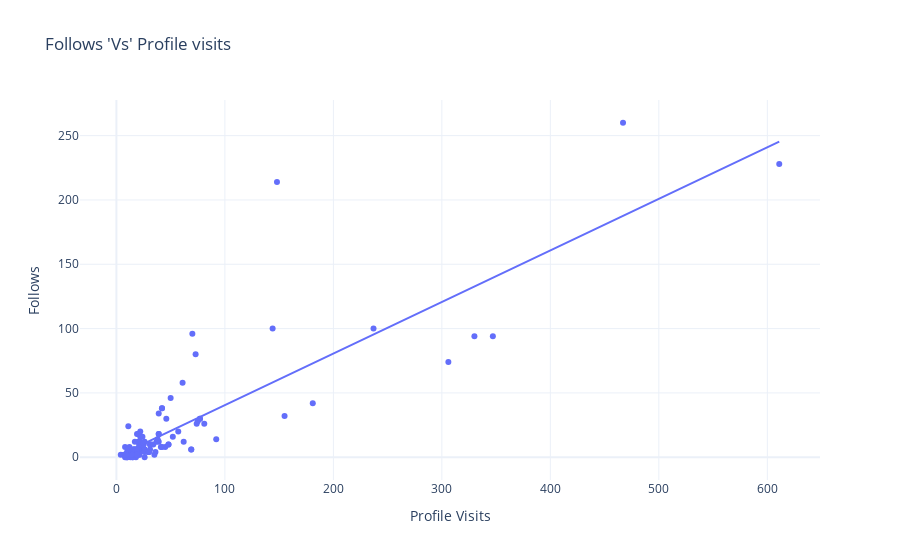

The code cell stored with this chart in its notebook:
### Markdown cell above
Q.9: Have a look at the relationship between the number of profile visits and follows as shown below

### Code cell
fig = px.scatter(data,x='Profile Visits',y='Follows',trendline="ols",title = "Follows 'Vs' Profile visits")
fig.show()

### Figure 1 — Plotly figure (JSON) as saved in the notebook; plotly's stock layout.template omitted (floating-point values rounded to 4 significant figures)
{"data": [{"hovertemplate": "Profile Visits=%{x}<br>Follows=%{y}<extra></extra>", "legendgroup": "", "marker": {"color": "#636efa", "symbol": "circle"}, "mode": "markers", "name": "", "orientation": "v", "showlegend": false, "type": "scatter", "x": [35, 48, 62, 23, 8, 9, 26, 12, 36, 31, 29, 15, 8, 20, 181, 17, 16, 21, 77, 10, 9, 11, 144, 14, 10, 19, 69, 11, 19, 9, 57, 13, 11, 24, 81, 4, 7, 14, 18, 8, 330, 21, 19, 32, 19, 21, 14, 30, 39, 42, 31, 20, 12, 22, 306, 13, 26, 16, 15, 15, 39, 21, 8, 45, 50, 37, 25, 347, 26, 48, 16, 26, 17, 52, 22, 41, 155, 12, 22, 20, 23, 25, 17, 16, 21, 77, 10, 14, 30, 39, 42, 31, 14, 10, 19, 69, 11, 19, 9, 38, 42, 92, 75, 21, 26, 39, 74, 467, 24, 70, 22, 46, 61, 237, 73, 20, 34, 148, 611], "xaxis": "x", "y": [2, 10, 12, 8, 0, 2, 0, 6, 4, 6, 4, 0, 2, 4, 42, 6, 2, 2, 30, 0, 0, 24, 100, 2, 4, 6, 6, 6, 2, 2, 20, 2, 4, 8, 26, 2, 2, 4, 0, 2, 94, 8, 18, 10, 4, 4, 4, 4, 18, 38, 10, 12, 4, 4, 74, 0, 6, 6, 0, 6, 12, 10, 8, 8, 46, 12, 10, 94, 6, 10, 6, 4, 12, 16, 12, 8, 32, 8, 16, 6, 10, 10, 6, 2, 2, 30, 0, 4, 4, 18, 38, 10, 2, 4, 6, 6, 6, 2, 2, 14, 8, 14, 28, 18, 12, 34, 26, 260, 16, 96, 20, 30, 58, 100, 80, 18, 10, 214, 228], "yaxis": "y"}, {"hovertemplate": "<b>OLS trendline</b><br>Follows = 0.400884 * Profile Visits + 0.46283<br>R<sup>2</sup>=0.727868<br><br>Profile Visits=%{x}<br>Follows=%{y} <b>(trend)</b><extra></extra>", "legendgroup": "", "marker": {"color": "#636efa", "symbol": "circle"}, "mode": "lines", "name": "", "showlegend": false, "type": "scatter", "x": [4, 7, 8, 8, 8, 8, 9, 9, 9, 9, 10, 10, 10, 10, 11, 11, 11, 11, 12, 12, 12, 13, 13, 14, 14, 14, 14, 14, 15, 15, 15, 16, 16, 16, 16, 17, 17, 17, 18, 19, 19, 19, 19, 19, 19, 20, 20, 20, 20, 21, 21, 21, 21, 21, 21, 22, 22, 22, 22, 23, 23, 24, 24, 25, 25, 26, 26, 26, 26, 26, 29, 30, 30, 31, 31, 31, 32, 34, 35, 36, 37, 38, 39, 39, 39, 39, 41, 42, 42, 42, 45, 46, 48, 48, 50, 52, 57, 61, 62, 69, 69, 70, 73, 74, 75, 77, 77, 81, 92, 144, 148, 155, 181, 237, 306, 330, 347, 467, 611], "xaxis": "x", "y": [2.066, 3.269, 3.67, 3.67, 3.67, 3.67, 4.071, 4.071, 4.071, 4.071, 4.472, 4.472, 4.472, 4.472, 4.873, 4.873, 4.873, 4.873, 5.273, 5.273, 5.273, 5.674, 5.674, 6.075, 6.075, 6.075, 6.075, 6.075, 6.476, 6.476, 6.476, 6.877, 6.877, 6.877, 6.877, 7.278, 7.278, 7.278, 7.679, 8.08, 8.08, 8.08, 8.08, 8.08, 8.08, 8.481, 8.481, 8.481, 8.481, 8.881, 8.881, 8.881, 8.881, 8.881, 8.881, 9.282, 9.282, 9.282, 9.282, 9.683, 9.683, 10.08, 10.08, 10.48, 10.48, 10.89, 10.89, 10.89, 10.89, 10.89, 12.09, 12.49, 12.49, 12.89, 12.89, 12.89, 13.29, 14.09, 14.49, 14.89, 15.3, 15.7, 16.1, 16.1, 16.1, 16.1, 16.9, 17.3, 17.3, 17.3, 18.5, 18.9, 19.71, 19.71, 20.51, 21.31, 23.31, 24.92, 25.32, 28.12, 28.12, 28.52, 29.73, 30.13, 30.53, 31.33, 31.33, 32.93, 37.34, 58.19, 59.79, 62.6, 73.02, 95.47, 123.1, 132.8, 139.6, 187.7, 245.4], "yaxis": "y"}], "layout": {"legend": {"tracegroupgap": 0}, "title": {"text": "Follows 'Vs' Profile visits"}, "xaxis": {"anchor": "y", "domain": [0, 1], "title": {"text": "Profile Visits"}}, "yaxis": {"anchor": "x", "domain": [0, 1], "title": {"text": "Follows"}}}}
